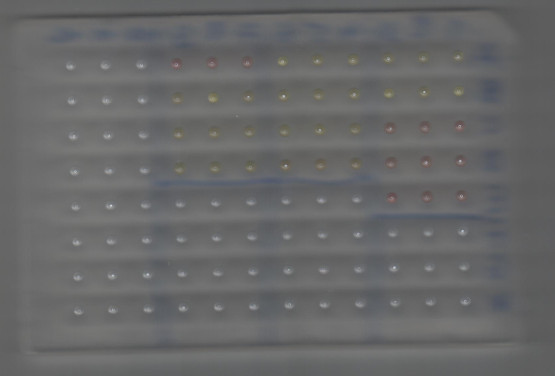
#> input picture Scanned Document.jpg, 555 x 376 px
$ jupyter execute LAMP-scanner.ipynb
#> lines starting #> are read from the running program, lines starting #| are printed output that depends on the picture; after the words box and inside, x2 and y2 are one past the last pixel; in counts of white or black regions, pixels touching at a corner belong together
[cell 1]
import matplotlib.pyplot as plt

from skimage.color import rgb2hsv

from skimage import io
import numpy as np
from scipy.ndimage.morphology import binary_dilation
from scipy import ndimage
from PIL import Image
#import statistics
import pickle as pkl
from scipy import stats

plt.rc('xtick', labelsize=12)
plt.rc('ytick', labelsize=12)
plt.rcParams.update({'font.size': 14})

[cell 2]
pic = io.imread('Scanned Document.jpg', )
#> pic is the input picture: shape (376, 555, 3); mean R, G, B 103.5, 103.9, 104.3
#Flip left right because image is take from the bottom of the plate
pic = np.fliplr(pic)
#Translate RGB to HSV
hsv_pic = rgb2hsv(pic, )
#> hsv_pic: shape (376, 555, 3) float64; mean of channels 0, 1, 2 0.239, 0.0217, 0.412

[cell 3]
fig, axes = plt.subplots(nrows=2, ncols=2,  figsize=(15, 10), )
ax0, ax1, ax2, ax3 = axes[0,0], axes[0,1], axes[1,0], axes[1,1]
ax0.imshow(pic)
ax0.set_title('Raw image')
ax0.set_axis_off()
ax1.imshow(hsv_pic[:, :, 0], cmap='hsv')
ax1.set_title('Hue')
ax1.set_axis_off()
ax2.imshow(hsv_pic[:, :, 1])
ax2.set_title('Saturation')
ax2.set_axis_off()
ax3.imshow(hsv_pic[:, :, 2])
ax3.set_title('Lightness')
ax3.set_axis_off()
plt.tight_layout()
#plt.savefig('raw_hsv.png', dpi=300)

[cell 4]
#Find the threshold for the saturation
plt.figure(figsize=(10,10))

saturation = hsv_pic[:, :, 1].copy()
threshold_s= 0.14
mask_sat = saturation>threshold_s
#> mask_sat: shape (376, 555) bool; 1.8% white; 100 white regions (51 under 20 px), largest, box (x1, y1, x2, y2) and area: (270, 178, 401, 186) 505, (75, 214, 182, 219) 421, (59, 80, 72, 101) 180
mask_sat = binary_dilation(mask_sat, iterations=5)
#> mask_sat: shape (376, 555) bool; 9.1% white; 53 white regions, largest, box (x1, y1, x2, y2) and area: (178, 154, 406, 191) 4053, (70, 209, 187, 224) 1556, (52, 75, 77, 106) 568
plt.imshow(mask_sat)

[cell 5]
#Find the threshold for the lightness
plt.figure(figsize=(10,10))

val = hsv_pic[:, :, 2].copy()
threshold_v= 0.50
mask_val = val>threshold_v
#> mask_val: shape (376, 555) bool; 0.98% white; 98 white regions (39 under 20 px), largest, box (x1, y1, x2, y2) and area: (444, 97, 453, 104) 41, (477, 133, 486, 140) 41, (445, 63, 454, 69) 38
mask_val = binary_dilation(mask_val, iterations=4)
#> mask_val: shape (376, 555) bool; 5.3% white; 96 white regions, largest, box (x1, y1, x2, y2) and area: (473, 129, 490, 144) 162, (441, 59, 458, 73) 158, (440, 93, 457, 108) 158

plt.imshow(mask_val)

[cell 6]
fig, (ax0, ax1, ax2) = plt.subplots(ncols=3, figsize=(20,10))

#Combine masks
mask = np.logical_and(mask_val, mask_sat)
#> mask: shape (376, 555) bool; 1.7% white; 39 white regions, largest, box (x1, y1, x2, y2) and area: (334, 92, 350, 106) 146, (265, 56, 280, 69) 121, (90, 86, 104, 99) 119

ax0.imshow(mask_val)
ax0.set_title('Value mask, all wells')
ax0.set_axis_off()
ax1.imshow(mask_sat)
ax1.set_title('Saturation mask, included wells')
ax1.set_axis_off()
ax2.imshow(mask)
ax2.set_title('Combined mask')
ax2.set_axis_off()

plt.tight_layout()
#plt.savefig('masks.png', dpi=300, transparent=True)

[cell 7]
#Use values to make a mask for the wells
val = hsv_pic[:, :, 2].copy()
threshold_v= 0.50
mask_val = val>threshold_v
mask_val = binary_dilation(mask_val, iterations=4)

fig, (ax0, ax1) = plt.subplots(ncols=2, figsize=(20, 10))
ax0.imshow(pic)
ax0.set_axis_off()
ax0.set_title('Raw image')


#Use the saturation to maks wells with samples
saturation = hsv_pic[:, :, 1].copy()
threshold_s= 0.14
mask_sat = saturation>threshold_s
mask_sat = binary_dilation(mask_sat, iterations=4)
#> mask_sat: shape (376, 555) bool; 7.5% white; 56 white regions, largest, box (x1, y1, x2, y2) and area: (207, 157, 405, 190) 2709, (71, 210, 186, 223) 1321, (53, 76, 76, 105) 490

#Combine masks
mask = np.logical_and(mask_val, mask_sat)
#> mask: shape (376, 555) bool; 1.7% white; 39 white regions, largest, box (x1, y1, x2, y2) and area: (334, 92, 350, 106) 144, (265, 56, 280, 69) 121, (90, 86, 104, 99) 119

#masked image
result  = hsv_pic[:, :, 0].copy()
result_masked = np.ma.masked_where(mask==False, result)
cmap = plt.cm.hsv
cmap.set_bad(color='black')

ax1.imshow(result_masked, cmap=cmap)
ax1.set_axis_off()
ax1.set_title('Well hue for positive wells')

plt.tight_layout()
#plt.savefig('LAMP_color_detection_by_scanner.png', dpi=300)

[cell 8]
# Segment the image of all wells
labels, nobjects = ndimage.label(mask_val.astype(int))
#> labels: shape (376, 555) int32; 97 distinct labels, from 0 to 96
#> nobjects = 96
# labels will not be sorted in a microtiter plate structure because of small variations in label positions.

# Find the centers of each well
centers = np.array(ndimage.center_of_mass(mask_val.astype(int), labels=labels, index=np.unique(labels)[1:]))
#> centers = 96 pairs, first value 57.05 to 311.7, second value 89.71 to 484.5
plt.figure(figsize=(10,10))
plt.imshow(labels, cmap='rainbow')

[cell 9]
# Find the mediand hue of each positive well
median_result = np.zeros(nobjects)
#> median_result = 96 values from 0 to 0
filled = np.ma.filled(result_masked, np.nan)

#Sort the centers of the wells so that they are in order of the microtiter plate
sort = np.lexsort((centers[:,1], centers[:,0]))
#> sort = 96 values, max 95 at index 95, min 0 at index 0, mean 47.5
label_order = np.unique(labels)[1:]
#> label_order = 96 values from 1 to 96

for n, s in enumerate(sort):
    values = filled[labels == label_order[s]]
    values = values[np.isfinite(values)]
    if values.size > 0:
        median_result[n] = np.median(values)
    else:
        median_result[n] = np.nan
#> this loop made 96 passes
#> s on passes 1 to 12: 0, 2, 1, 3, 4, 5, 6, 7, 8, 10, 9, 11

plt.figure(figsize=(12,10))
plt.imshow(median_result.reshape((8,12)), cmap='hsv')
plt.yticks(np.arange(0, 8, 1),labels=[i for i in 'ABCDEFGH'])
plt.ylim(7.5,-0.5)
plt.xticks(np.arange(0, 12, 1),labels=np.arange(1, 13, 1))
plt.gca().xaxis.tick_top()

for r in range(8):
    plt.hlines(r+0.5, -0.5,11.5, color='white')
for c in range(12):
    plt.vlines(c+0.5, -0.5, 7.5, color='white')

plt.title('Median hue of well');
#plt.savefig('Median_well_hue.png', dpi=300)
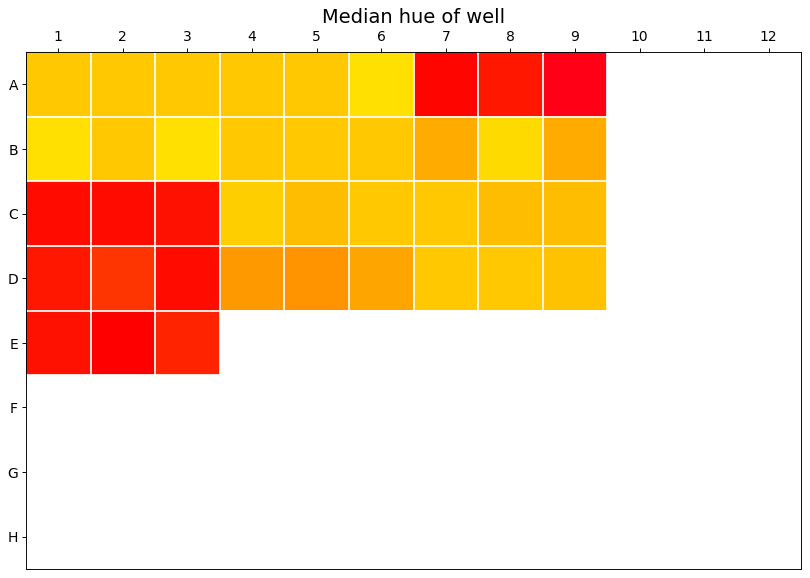
#> figure drawn by matplotlib, 1 panel

[cell 10]
plt.style.use('dark_background')
plt.figure(figsize=(15,3))
c_result = median_result[np.isfinite(median_result)]
#> c_result = 39 values, max 0.965 at index 8, min 0.0167 at index 37, mean 0.131
plt.scatter(c_result, np.arange(0, 1, 1/c_result.shape[0]), c=c_result,cmap=plt.cm.hsv, s=50) #np.random.random(c_result.shape)

plt.xlim(0,0.2)
plt.title('Well hue', fontsize=24)
plt.xlabel('HSV', fontsize=20)
plt.gca().yaxis.set_ticklabels([])
plt.gca().yaxis.set_visible(False)
plt.gca().yaxis.set_ticks([])
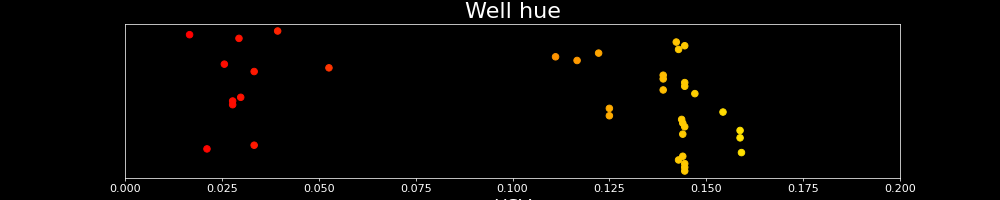
#> figure drawn by matplotlib, 1 panel

# Function

[cell 11]
def evaluate(fname, plateID=None, plate_size=96, well_size=None, plot=True, save=True, save_plot=False, hue_min=0, hue_max=1):
    """
    Evaluate the hues of each sample of a colormetric assay in a microtiter well plate.
    Input:
    `fname`: Image file name.
    `plateID`: Identification number of sample plate.
    `plate_size`(int): number of wells. 96 or 384.
    `well_size(int): Optional size of well in pixels. will be estimated automatically
        if possible.
    `plot`(bool): Plot the results
    `save`(bool): Save the results.
    `save_plot`(bool): Save the plot.
    `hue_min`(flt): Minimum of expected hue of the colormetric test.
        The HSV color scheme is used, where hue is an angle between 0 and 1.
        Reds can be found on eiter end of the scale as it is a circle.
        "hum_min" can therefore be set to any minimal angle and can cross the origin.
        Example: to capture all reds set "hue_min" to 0.9 and "hue_max" to 0.1
        This will allow all colors between 0.9 --> 0 --> 0.1
    `hue_max`(flt): Maximum expected hue. See explanation above.

    Returns:
        Dictionary with the results, with well IDs as keys and hue as value.
        If selected it saves the plots as image and the results as pickled dictionary.

    """
#> called with fname = 'Scanned Document.jpg', plate_size = 96, plot = True, save = False, save_plot = True, hue_min = 0.8, hue_max = 0.2

    def check_angle(angle, min_angle, max_angle):
        """
        Function to check if hue is within range of expected results.
        Hue is an angle between 0 and 1.
        Reds can be found at both the start and end of the circle

        """
        # Normal situation
        if min_angle < max_angle:
            if min_angle < angle < max_angle:
                return True
            else:
                return False

        # Range is on either side of the start.
        if min_angle > max_angle:
            if (angle > min_angle and angle < 1) or (angle > 0 and angle < max_angle):
                return True
            else:
                return False

    pic = io.imread(fname)
    #Flip left right because image is take from the bottom of the plate
    pic = np.fliplr(pic)
    #Translate RGB to HSV
    hsv_pic = rgb2hsv(pic)

    # Plot raw image
    if plot == True:
        plt.style.use('dark_background')
        fig = plt.figure(constrained_layout=True, figsize=(15,10))
        gs = fig.add_gridspec(4,4)
        ax0 = fig.add_subplot(gs[:2, :2])
        ax0.imshow(pic)
        ax0.set_axis_off()
        ax0.set_title('Raw image', fontsize=20)

    # Try to determine size of the well in the image if not defined.
    if well_size == None:
        try:
            #get the dpi
            imtemp = Image.open(fname)
            dpi = np.mean((imtemp.info['dpi'][0], imtemp.info['dpi'][1]))
#> dpi = 100
            imtemp.close()

            if plate_size == 96:
                well_diameter = 3 #mm
            if plate_size == 384:
                well_diameter = 2 #mm  Is this correct ??????

            #Calculate expected diameter of well in pixels
            well_size = (well_diameter / 25.4) * dpi #pixels
#> well_size = 11.81

        except Exception as e:
            raise Exception(f'Could not find the dpi of the image, please provide the "well_size" in pixels to the function. Error: {e}')


    #Use values to make a mask for the wells
    # Filter the image
    val = hsv_pic[:, :, 2].copy()
    val = val - ndimage.filters.gaussian_filter(val, int(well_size / 2))
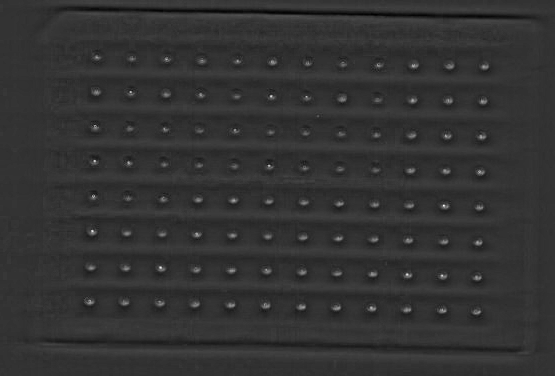
#> val: shape (376, 555) float64; min -0.0971, max 0.385, mean -7.31e-17; drawn with min black and max white

    # Iterate through thresholds untill the expected number of wells is found.
    for t in np.arange(0, 1, 0.01):
        threshold_v = t
        mask_val = val>threshold_v
        # Expand the wells with a third of the well size
        mask_val = binary_dilation(mask_val, iterations = int(well_size/3))
        # Segment the image of all wells
        labels, nobjects = ndimage.label(mask_val.astype(int))
        if nobjects == plate_size:
            break
#> this loop made 8 passes
#> nobjects on passes 1 to 8: 12, 156, 221, 117, 102, 99, 97, 96
#> pass 1, in evaluate, `mask_val = binary_dilation(mask_val, iterations = int(well_size/3))`:
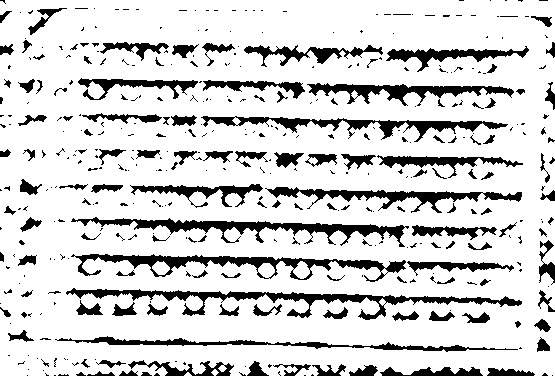
#> mask_val: shape (376, 555) bool; 82.9% white; 411 black regions (273 under 20 px), largest, box (x1, y1, x2, y2) and area: (66, 288, 522, 320) 3101, (71, 217, 409, 247) 2690, (71, 254, 406, 282) 2642
#> pass 1, in evaluate, `labels, nobjects = ndimage.label(mask_val.astype(int))`:
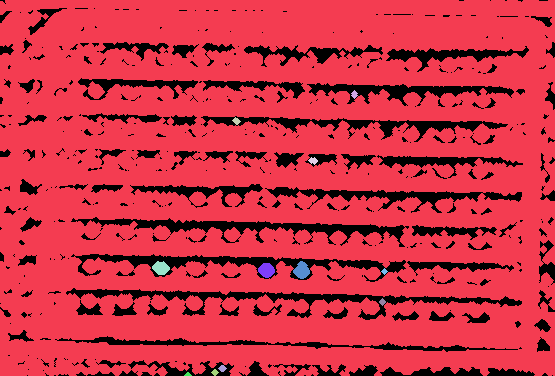
#> labels: shape (376, 555) int32; 13 distinct labels, from 0 to 12; one colour per label, 0 black

    #Use the saturation to maks wells with samples
    saturation = hsv_pic[:, :, 1].copy()
    saturation = ndimage.filters.gaussian_filter(saturation, int(well_size / 3))
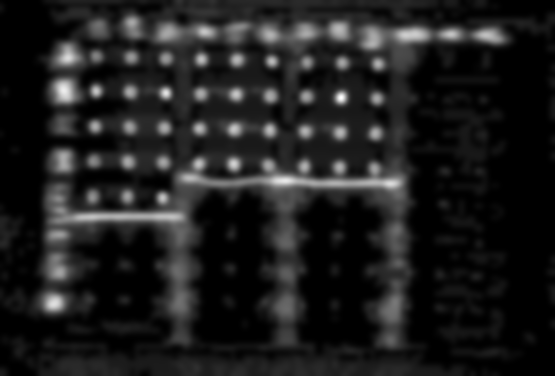
#> saturation: shape (376, 555) float64; min 0, max 0.179, mean 0.0217; drawn with min black and max white

    # Iterate through thresholds to find wells with samples
    sat_thresholds = []
    sat_threshold_result = []
    for t in np.arange(0.005, 1, 0.001):
        mask_sat = saturation > t
        mask_sat = binary_dilation(mask_sat, iterations= int(well_size/5))
        labels, nobjects = ndimage.label(mask_sat.astype(int))
        sat_thresholds.append(t)
        sat_threshold_result.append(nobjects)
        if nobjects == 0:
            break
#> this loop made 176 passes
#> nobjects on passes 1 to 3: 35, 45, 43
#> pass 1, in evaluate, `labels, nobjects = ndimage.label(mask_sat.astype(int))`:
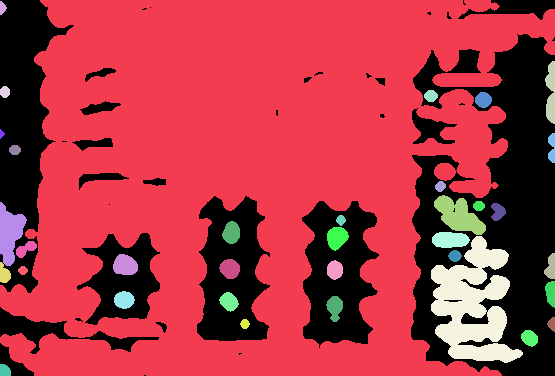
#> labels: shape (376, 555) int32; 36 distinct labels, from 0 to 35; one colour per label, 0 black
#> after the loop, sat_threshold_result = 176 values, max 60 at index 58, min 0 at index 175, mean 35.72; sat_thresholds = 176 values from 0.005 to 0.18
    sat_thresholds = np.array(sat_thresholds)
    sat_threshold_result = np.array(sat_threshold_result)

    # Find the threshold for the positive wells
    sat_result_mask = np.bitwise_and(sat_threshold_result > 10, sat_threshold_result <= plate_size)
    mode = stats.mode(sat_threshold_result[sat_result_mask])[0]
#> mode = 59
    sat_threshold = sat_thresholds[sat_threshold_result == mode][int(sat_thresholds[sat_threshold_result == mode].shape[0]/2)]
#> sat_threshold = 0.073

    # Make the final mask with the found threshold
    mask_sat = saturation > sat_threshold
#> mask_sat: shape (376, 555) bool; 6.4% white; 62 white regions (2 under 20 px), largest, box (x1, y1, x2, y2) and area: (178, 158, 404, 195) 2519, (53, 205, 186, 225) 1363, (391, 27, 430, 44) 493
    mask_sat = binary_dilation(mask_sat, iterations= int(well_size/5))
#> mask_sat: shape (376, 555) bool; 9.7% white; 59 white regions, largest, box (x1, y1, x2, y2) and area: (176, 156, 406, 197) 3991, (49, 192, 188, 227) 2097, (389, 25, 432, 46) 673
    labels, nobjects = ndimage.label(mask_sat.astype(int))
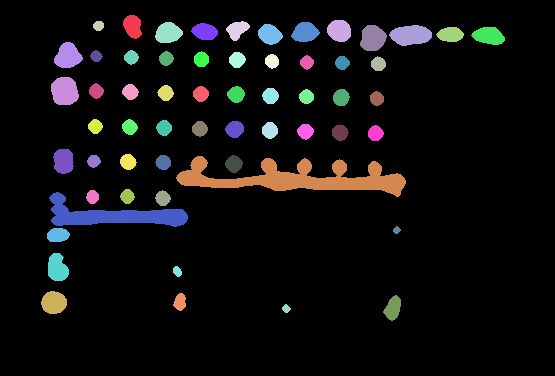
#> labels: shape (376, 555) int32; 60 distinct labels, from 0 to 59; one colour per label, 0 black
#> nobjects = 59

    #Combine masks
    mask = np.logical_and(mask_val, mask_sat)
#> mask: shape (376, 555) bool; 1.2% white; 39 white regions, largest, box (x1, y1, x2, y2) and area: (336, 94, 349, 105) 93, (266, 57, 279, 68) 91, (91, 87, 103, 98) 85
#> mask_val: shape (376, 555) bool; 3.8% white; 96 white regions, largest, box (x1, y1, x2, y2) and area: (259, 300, 273, 311) 105, (295, 301, 309, 313) 104, (365, 303, 379, 314) 103


    #masked image
    result  = hsv_pic[:, :, 0].copy()
    result_masked = np.ma.masked_where(mask==False, result)

    #Combine masks
    mask = np.logical_and(mask_val, mask_sat)

    if plot == True:
        #Plot maskes
        ax2 = fig.add_subplot(gs[2, 0])
        ax2.imshow(mask_val)
        ax2.set_title('Value mask, all wells', fontsize=16)
        ax2.set_axis_off()
        ax3 = fig.add_subplot(gs[2, 1])
        ax3.imshow(mask_sat)
        ax3.set_title('Saturation mask, included wells', fontsize=16)
        ax3.set_axis_off()
        ax4 = fig.add_subplot(gs[2, 2])
        ax4.imshow(mask)
        ax4.set_title('Combined mask', fontsize=16)
        ax4.set_axis_off()
        ax5 = fig.add_subplot(gs[2, 3])
        cmap_ax5 = plt.cm.hsv
        cmap_ax5.set_bad(color='black')
        ax5.imshow(result_masked, cmap=cmap_ax5)
        ax5.set_axis_off()
        ax5.set_title('Well hue for positive wells', fontsize=16)


    # Segment the image of all wells
    labels, nobjects = ndimage.label(mask_val.astype(int))
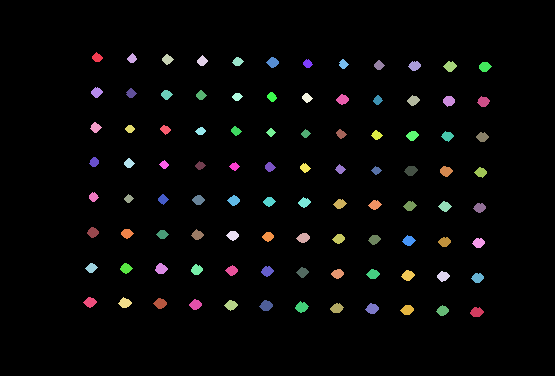
#> labels: shape (376, 555) int32; 97 distinct labels, from 0 to 96; one colour per label, 0 black
#> nobjects = 96
    label_order = np.unique(labels)[1:]
#> label_order = 96 values from 1 to 96

    # Find the centers of each well
    centers = np.array(ndimage.center_of_mass(mask_val.astype(int), labels=labels, index=np.unique(labels)[1:]))
#> centers = 96 pairs, first value 57.13 to 311.7, second value 89.69 to 484.4


    # Sort the wells, this works for these images but needs imporvement.
    # It works well with the distance in pixels between the wells.
    # Using the centroids it should be possible to find this distance.
    # Current solution with 33:
    # Sum the X and Y value of the centers but multipy the X value so that
    # centers get a sortable value
    cent_argsort = np.argsort([33*i[0] + i[1] for i in centers])
#> cent_argsort has the same summary as sort outside evaluate


    # Find the median hue of each positive well
    median_result = np.zeros(nobjects)
#> median_result = 96 values from 0 to 0
    filled = np.ma.filled(result_masked, np.nan)
    # Loop through the sorted centroids and calculate median hue.
    for n, c in enumerate(cent_argsort):
        # Mask the well of interest
        values = filled[labels == label_order[c]]
        values = values[np.isfinite(values)]
        # Check if well has a sample
        if values.size:
            # Median hue, to exclude outliers
            mr = np.median(values)
            # Check if median is withing expected hues
            if check_angle(mr, hue_min, hue_max):
                median_result[n] = mr
            else:
                median_result[n] = np.nan
        else:
            median_result[n] = np.nan
#> this loop made 96 passes
#> (c, mr) on passes 1, 2, 3, 4, 5, 6, 7, 8, 9, 13, 14, 15: (0, 0.143), (1, 0.144), (2, 0.147), (3, 0.144), (4, 0.144), (5, 0.158), (6, 0.0256), (7, 0.503), (8, 0.969), (12, 0.159), (13, 0.144), (14, 0.154)
#> c on passes 10, 11, 12, 22, 23, 24: 9, 10, 11, 21, 22, 23

    if plate_size == 96:
        w, h = 8, 12
        well_labels = 'ABCDEFGH'
    if plate_size == 384:
        w, h = 16, 24
        well_labels = 'ABCDEFGHIJKLMNOP'

    result = {}
    count = 0
    for r in well_labels:
        for c in range(h):
            result[f'{r}{c}'] = median_result[count]
            count += 1
#> after the loop, count = 96; result = 96 items

    # Save the results
    if save == True:
        if plateID == None:
            save_name = f"{fname.split('.')[0]}.pkl"
        else:
            save_name = f"{plateID}.pkl"
        pkl.dump(result, open(save_name, 'wb'))
        print(f'Results saved as pickeled python dictionary, file name: "{save_name}"')


    if plot == True:
        # Plot results in plate format
        ax1 = fig.add_subplot(gs[0:2, 2:4])
        ax1.imshow(median_result.reshape((8,12)), cmap=plt.cm.hsv, vmin=0, vmax=1) #plt.cm.hsv
        plt.yticks(np.arange(0, 8, 1), labels=[i for i in well_labels])
        ax1.set_ylim(7.5,-0.5)
        plt.xticks(np.arange(0, 12, 1),labels=np.arange(1, h+1, 1))
        ax1.xaxis.tick_top()
        for r in range(w):
            ax1.hlines(r+0.5, -0.5, h-0.5, color='white')
        for c in range(h):
            ax1.vlines(c+0.5, -0.5, w-0.5, color='white')
        ax1.set_title('Median hue of well', fontsize=20)

        # Plot results in HSV format
        ax6 = fig.add_subplot(gs[3, :])
        hue_result = median_result[np.isfinite(median_result)]
#> hue_result = 38 values, max 0.969 at index 7, min 0.0152 at index 36, mean 0.132
        ax6.scatter(hue_result, np.arange(0, 1, 1/hue_result.shape[0]), c=hue_result, cmap='hsv', s=50, vmin=0, vmax=1)
        ax6.set_xlim(0,0.175)
        ax6.set_title('Well hue', fontsize=20)
        ax6.set_xlabel('HSV', fontsize=16)
        ax6.yaxis.set_ticklabels([])
        ax6.yaxis.set_visible(False)
        ax6.yaxis.set_ticks([])

    if save_plot == True:
        if plateID == None:
            save_name = f"{fname.split('.')[0]}.png"
        else:
            save_name = f"{plateID}.png"
        plt.savefig(save_name, dpi=300)
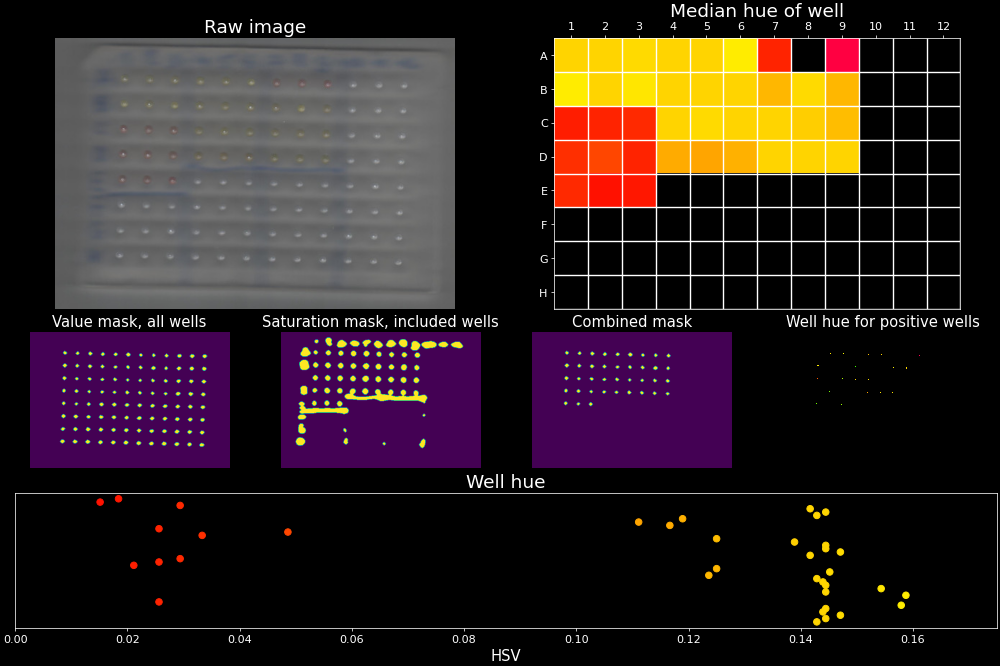
#> figure drawn by matplotlib, 7 panels

    return result

r = evaluate('Scanned Document.jpg', save=False, save_plot=True, hue_min=0.8, hue_max=0.2)
#> r = 96 items
